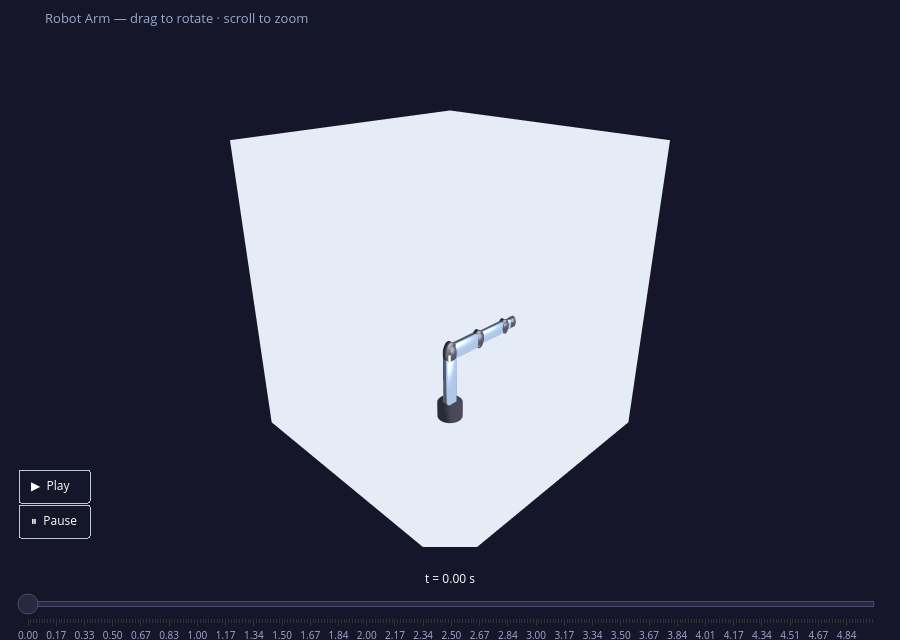

Notebook code for this chart:
### Code cell
# ── Simple test trajectory ────────────────────────────────────────────────────
# Target joint configuration (radians)
Q_TARGET = np.array([0.0, np.pi/2, 0.0, 0.0, 0.0, 0.0, 0.0])
T_RAMP   = 2.0   # ramp duration (s) — linearly interpolate from 0 to Q_TARGET

def desired_state_func(t):
    """
    Linear ramp from q=0 to Q_TARGET over T_RAMP seconds, then hold.
    No trig, no allocations — as cheap as it gets.
    """
    s = 1
    return s * Q_TARGET


# ── Short simulation window ───────────────────────────────────────────────────
dt        = 0.01
_integral = np.zeros(7)

# ── Critically damped gains ───────────────────────────────────────────────────
q_mid  = Q_TARGET                          # representative configuration
B_mid  = B(q_mid)                                # inertia matrix at midpoint
B_diag = np.diag(B_mid)                          # diagonal entries B_ii

Kp = 1000                                       # choose Kp freely
Kd = 2.0 * np.sqrt(Kp * B_diag)                 # critically damped per joint
Ki = 40                                         # keep small to avoid windup

# ── Safe forward dynamics ─────────────────────────────────────────────────────
TAU_MAX   = 500.0    # Nm — clamp torque to physical limits
QDOT_MAX  = 10.0     # rad/s — clamp joint velocities
QDDOT_MAX = 50.0     # rad/s² — clamp accelerations

def tau_func(t, q, q_dot, desired_state_func):
    global _integral
    q_desired = np.asarray(desired_state_func(t))
    e         = q_desired - q
    _integral = np.clip(_integral + e * dt, -5.0, 5.0)
    tau       = Kp * e + Ki * _integral - Kd * q_dot

    # Clamp torque to prevent feeding absurd values into forward_dynamics
    return np.clip(tau, -TAU_MAX, TAU_MAX)


# ── Run ───────────────────────────────────────────────────────────────────────
dt        = 0.01
_integral = np.zeros(7)

t, q, q_dot = simulate(
    tau_func, desired_state_func,
    q_0=Q_TARGET, q_dot_0=np.zeros(7),
    t_span=(0, 5.0), dt=dt
)

plot_tracking_error(t, q, desired_state_func)
animate_robot(t, q)
